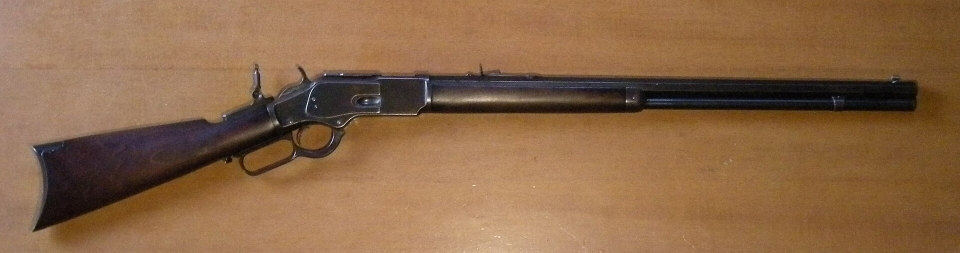
#> input picture docs/concept/guns/ref/w73_hmaag_right.jpg, 1920 x 505 px, found by its file name (shown at 1/2 size)
$ python photo_mask.py docs/concept/guns/ref/w73_hmaag_right.jpg build/win73/mask.png
#> lines starting #> are read from the running program, lines starting #| are printed output that depends on the picture; after the words box and inside, x2 and y2 are one past the last pixel; in counts of white or black regions, pixels touching at a corner belong together
#!/usr/bin/env python3
"""The reference photo's rifle cut from its wood ground (#734): the silhouette overlay.py measures
the model against.

    ~/bpyenv/bin/python experiments/gun_lab/win73/photo_mask.py docs/concept/guns/ref/w73_hmaag_right.jpg build/win73/mask.png

The ground is orange-brown wood and the gun is blued steel and dark walnut: a pixel is the gun where
red less blue is under 38 (steel and wood are near grey; the wood ground is strongly orange). Round
the action, where the case-coloured lever is browner, red less blue under 55 or a dark pixel counts too
(only between x 450 and 1250: the ground's dark corner and the barrel's shadow stay out). The largest
piece is kept, closed by 2 px; holes under 1,200 px are filled (the lever's two loops stay open).
The photo's tang sight (a vernier peep on the upper tang, an accessory the standard rifle doesn't
have) is cut out of the mask: everything above the wrist's top line between x 470 and 560.
"""
import sys

import numpy as np
from PIL import Image
from scipy import ndimage as nd


def largest(m):
    lab, n = nd.label(m)
    sz = nd.sum(m, lab, range(1, n + 1))
    return lab == (np.argmax(sz) + 1)


def main():
    src, out = sys.argv[1], sys.argv[2]
    im = np.asarray(Image.open(src).convert("RGB")).astype(int)
    R, B = im[..., 0], im[..., 2]
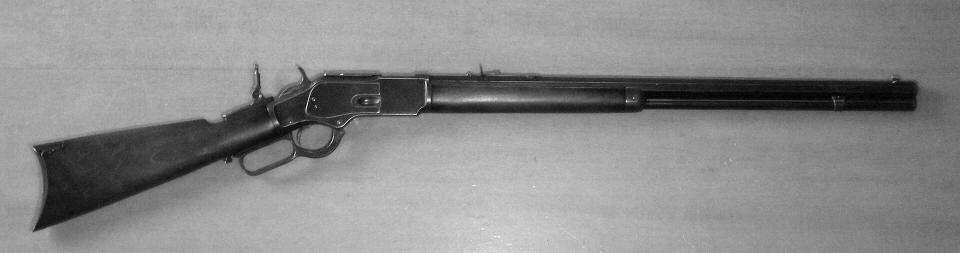
#> R: shape (505, 1920) int64 (shown at 1/2 size); min 0, max 255, mean 138.3
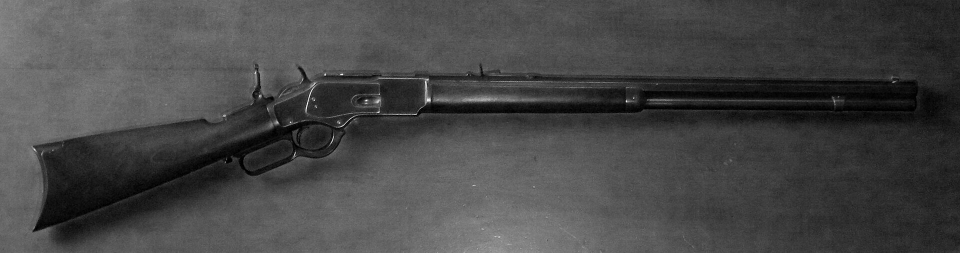
#> B: shape (505, 1920) int64 (shown at 1/2 size); min 0, max 255, mean 70.8
    L = im.mean(2)
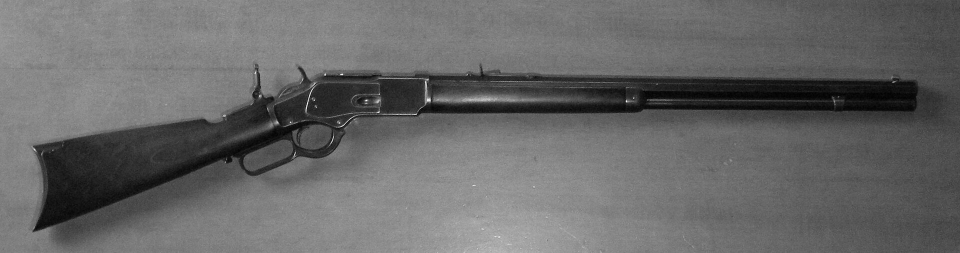
#> L: shape (505, 1920) float64 (shown at 1/2 size); min 0, max 254.7, mean 103.9
    a = nd.binary_opening((R - B) < 38, iterations=2)
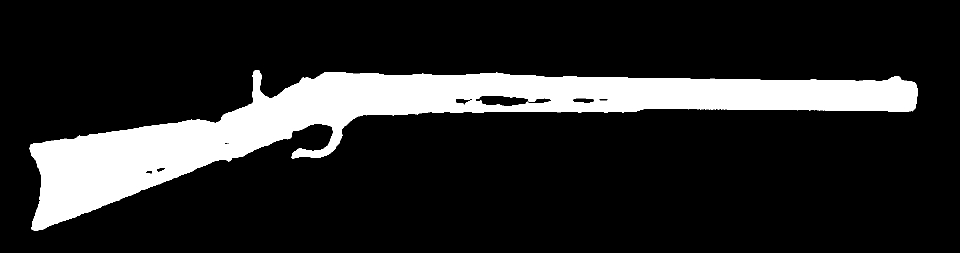
#> a: shape (505, 1920) bool (shown at 1/2 size); 15.6% white; 1 white region, box (x1, y1, x2, y2) and area: (59, 140, 1835, 461) 151556
    a = largest(a)
#> in largest, `lab, n = nd.label(m)`: n = 1
#> in largest, `sz = nd.sum(m, lab, range(1, n + 1))`: sz = [151556]
    a = nd.binary_closing(a, iterations=3)
#> a: shape (505, 1920) bool; 15.7% white; 1 white region, box (x1, y1, x2, y2) and area: (59, 140, 1835, 461) 151972
    m = nd.binary_opening(((R - B) < 55) | (L < 70), iterations=2)
#> m: shape (505, 1920) bool; 21.5% white; 21 white regions (6 under 20 px), largest, box (x1, y1, x2, y2) and area: (0, 0, 1920, 473) 206148, (64, 143, 108, 176) 796, (0, 328, 38, 374) 696
    m[:, 1250:] = False
    m[:, :450] = False
#> m: shape (505, 1920) bool; 8% white; 1 white region, box (x1, y1, x2, y2) and area: (450, 130, 1250, 352) 77596
    g = largest(a | m)
#> in largest (call 2), `lab, n = nd.label(m)`:
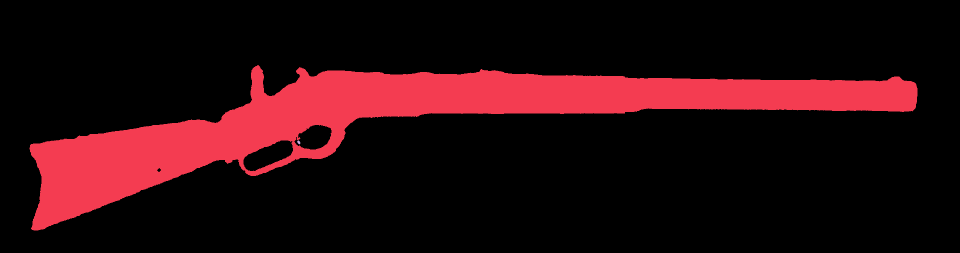
#> lab: shape (505, 1920) int32 (shown at 1/2 size); 3 distinct labels, from 0 to 2; one colour per label, 0 black
#> in largest (call 2), `lab, n = nd.label(m)`: n = 2
#> in largest (call 2), `lab, n = nd.label(m)`: m: shape (505, 1920) bool; 16.8% white; 1 white region, box (x1, y1, x2, y2) and area: (59, 130, 1835, 461) 162627
#> in largest (call 2), `sz = nd.sum(m, lab, range(1, n + 1))`: sz = [162595, 32]
#> in largest (call 2), `return lab == (np.argmax(sz) + 1)`: returned value: shape (505, 1920) bool; 16.8% white; 1 white region, box (x1, y1, x2, y2) and area: (59, 130, 1835, 461) 162595
    g = nd.binary_closing(g, iterations=2)
#> g: shape (505, 1920) bool; 16.8% white; 1 white region, box (x1, y1, x2, y2) and area: (59, 130, 1835, 461) 162645
    h = nd.binary_fill_holes(g)
#> h: shape (505, 1920) bool; 17.4% white; 1 white region, box (x1, y1, x2, y2) and area: (59, 130, 1835, 461) 168626
    holes = h & ~g
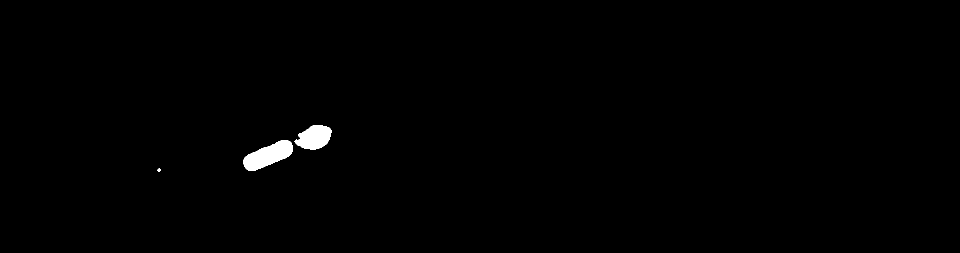
#> holes: shape (505, 1920) bool (shown at 1/2 size); 0.62% white; 3 white regions, box (x1, y1, x2, y2) and area: (487, 281, 586, 342) 3413, (589, 250, 663, 299) 2532, (314, 336, 322, 344) 36
    hl, hn = nd.label(holes)
#> hl: shape (505, 1920) int32; 4 distinct labels, from 0 to 3
#> hn = 3
    hs = nd.sum(holes, hl, range(1, hn + 1))
#> hs = [2532, 3413, 36]
    for i, s in enumerate(hs):
        if s < 1200:
            g |= hl == i + 1
#> this loop made 3 passes
#> s on passes 1 to 3: 2532, 3413, 36
    # The tang sight: its staff and base stand above the wrist's top; cut along a line just over the
    # wrist's top, y 214 at x 470 to y 190 at x 560 (this photo's pixels).
    ys, xs = np.mgrid[0:g.shape[0], 0:g.shape[1]]
    top = 214 - (xs - 470) * (214 - 190) / 90.0
    g[(xs >= 470) & (xs <= 560) & (ys < top)] = False
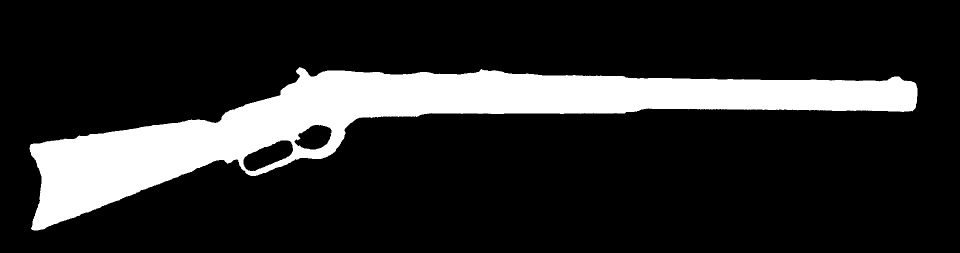
#> g: shape (505, 1920) bool (shown at 1/2 size); 16.6% white; 1 white region, box (x1, y1, x2, y2) and area: (59, 134, 1835, 461) 160799
    g = largest(g)
    Image.fromarray((g * 255).astype(np.uint8)).save(out)
    print("mask %s: %d px, holes kept %s" % (out, g.sum(), [int(s) for s in hs if s >= 1200]))
#| mask build/win73/mask.png: 160799 px, holes kept [2532, 3413]


main()
